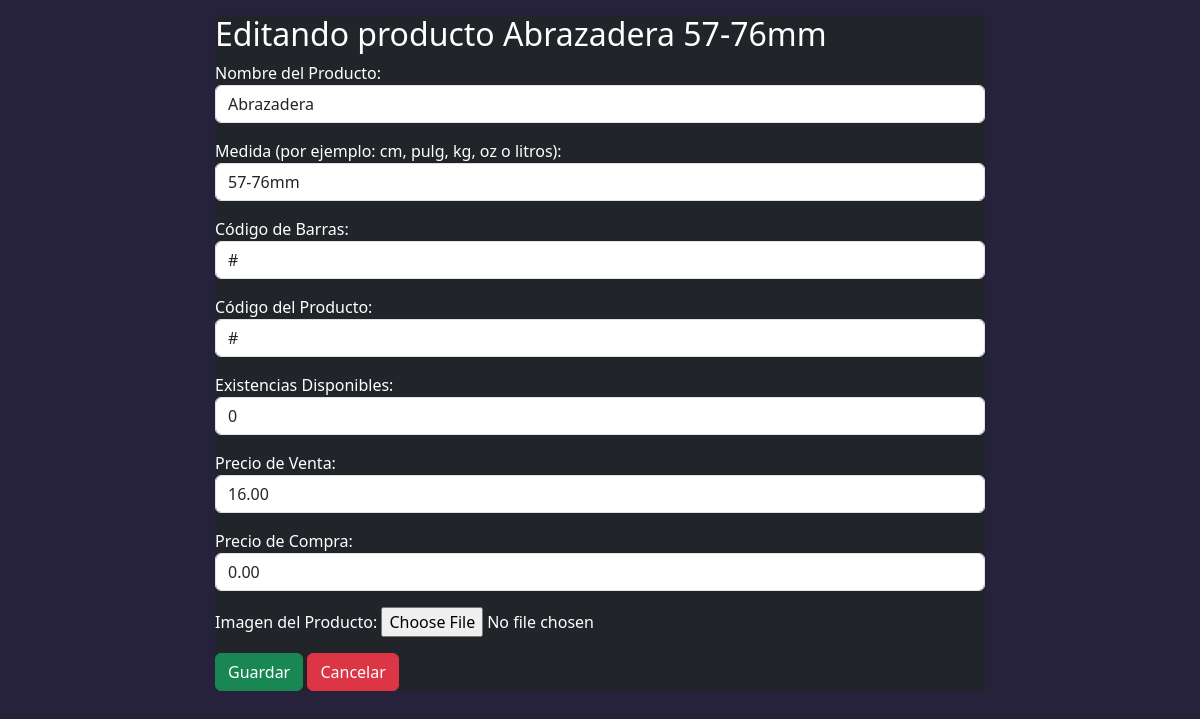
The app's page /productos/editar/132/ with its own data.
### Inventario/models.py (models this page shows, shortened)
class Producto(models.Model):
    nombre = models.CharField(max_length=255, verbose_name='Nombre del Producto')
    medida = models.CharField(max_length=255, verbose_name='Medida (por ejemplo: cm, pulg, kg, oz o litros)', blank=True, null=True,)
    codigo_barras = models.CharField(max_length=255, verbose_name="Codigo de Barra", blank=True, null=True,)
    codigo_producto = models.CharField(blank=True, null=True, max_length=25, verbose_name='Codigo Producto')
    existencia = models.IntegerField(default=0,max_length=255, verbose_name='Existencias')
    precio_venta = models.DecimalField(max_digits=10, decimal_places=2, verbose_name='Precio de Venta', blank=True, null=True,)
    precio_compra = models.DecimalField(max_digits=10, decimal_places=2, verbose_name='Precio de Compra', default=0)
    fecha_creacion = models.DateField(auto_now_add=True, verbose_name='Fecha de Creación')
    imagen = models.ImageField(blank=True, null=True, verbose_name='Imagen del Producto')
    class Meta:
        verbose_name_plural = 'Productos'

### Inventario/views.py (the view)
# urls.py: path('productos/editar/<int:pk>/', ProductoUpdateView.as_view(), name='producto_update'),
class ProductoUpdateView(UpdateView):
    model = Producto
    form_class= ProductoForm
    template_name = 'producto_update.html'
    success_url = reverse_lazy('producto_list')

### Inventario/forms.py
class ProductoForm(forms.ModelForm):
    class Meta:
        model = Producto
        fields = '__all__'
        labels = {
            'nombre': 'Nombre del Producto',
            'medida': 'Medida (por ejemplo: cm, pulg, kg, oz o litros)',
            'codigo_barras': 'Código de Barras',
            'codigo_producto': 'Código del Producto',
            'existencia': 'Existencias Disponibles',
            'precio_venta': 'Precio de Venta',
            'precio_compra': 'Precio de Compra',
        }
        widgets = {
            'nombre': forms.TextInput(attrs={'class': 'form-control'}),
            'medida': forms.TextInput(attrs={'class': 'form-control'}),
            'codigo_barras': forms.TextInput(attrs={'class': 'form-control'}),
            'codigo_producto': forms.TextInput(attrs={'class': 'form-control'}),
            'existencia': forms.NumberInput(attrs={'class': 'form-control'}),
            'precio_venta': forms.NumberInput(attrs={'class': 'form-control'}),
            'precio_compra': forms.NumberInput(attrs={'class': 'form-control'}),
        }

### Venta/context_processor.py (called while the page is built)
def total_venta(request):
    total = float(0)
    if request.user.is_authenticated:
        if "venta" in request.session:
            for key, value in request.session["venta"].items():
                total += float(value.get("acumulado", 0))
    request.session["total_venta"] = total
    request.session.modified = True
    return {"total_venta": total}

### Inventario/templates/producto_update.html (shortened to what this page needs)
{% extends 'basemodal.html' %}
{% block content %}
      <div class="card-body">
        <h2>Editando producto {{producto.nombre}}
          {%if producto.medida%}
          {{producto.medida}}
          {%endif%}
        </h2>
        <form method="post" enctype="multipart/form-data" action="{% url 'producto_update' pk=producto.id %}">
          {{ form.as_p }}
            <button type="submit" class="btn btn-success">Guardar</button>
            <button class="btn btn-danger" onclick= "cerrar_modal()">Cancelar</button>
        </form>
      </div>
{% endblock %}

### static/css/styleTC.css (style rules this page uses)
body { font-family: "Roboto", Helvetica, sans-serif; background-color: #26223b!important; color: white!important; }
h1, h2, h3, p, a { color: white; }

### records on screen
Producto: nombre "Abrazadera", medida "57-76mm", codigo_barras "#", codigo_producto "#", existencia "0", precio_venta "16.00", precio_compra "0.00"
